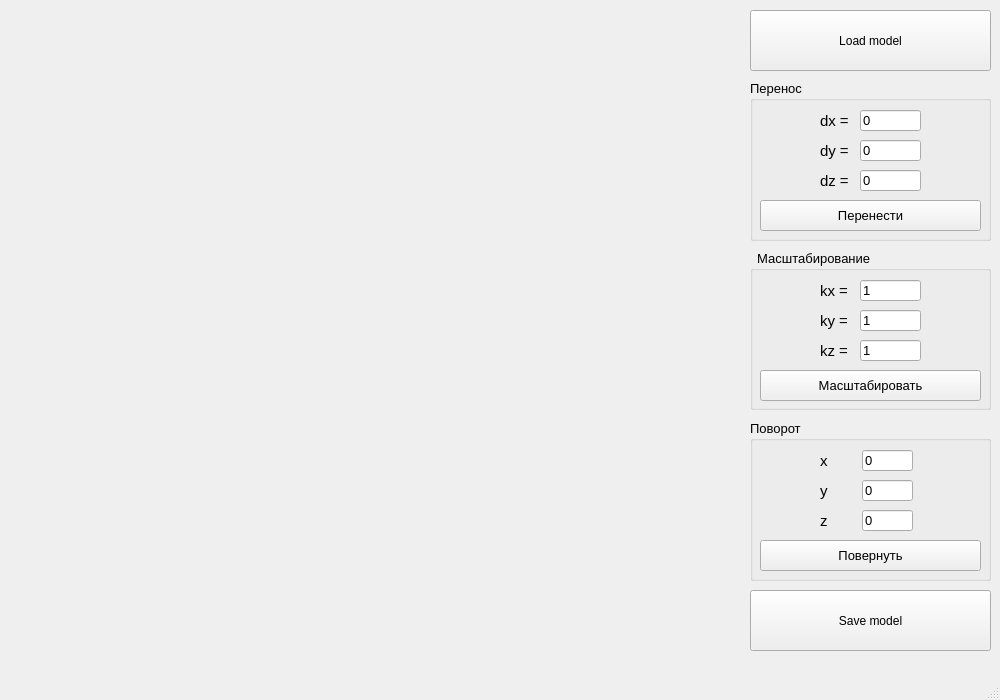
<?xml version="1.0" encoding="UTF-8"?>
<ui version="4.0">
 <class>MainWindow</class>
 <widget class="QMainWindow" name="MainWindow">
  <property name="geometry">
   <rect>
    <x>0</x>
    <y>0</y>
    <width>1000</width>
    <height>700</height>
   </rect>
  </property>
  <property name="windowTitle">
   <string>MainWindow</string>
  </property>
  <widget class="QWidget" name="centralwidget">
   <widget class="QWidget" name="gridLayoutWidget">
    <property name="geometry">
     <rect>
      <x>10</x>
      <y>10</y>
      <width>731</width>
      <height>641</height>
     </rect>
    </property>
    <layout class="QGridLayout" name="gridLayout"/>
   </widget>
   <widget class="QPushButton" name="load_model">
    <property name="geometry">
     <rect>
      <x>750</x>
      <y>10</y>
      <width>241</width>
      <height>61</height>
     </rect>
    </property>
    <property name="text">
     <string>Load model</string>
    </property>
   </widget>
   <widget class="QGroupBox" name="groupBox_2">
    <property name="geometry">
     <rect>
      <x>750</x>
      <y>250</y>
      <width>241</width>
      <height>160</height>
     </rect>
    </property>
    <property name="minimumSize">
     <size>
      <width>0</width>
      <height>160</height>
     </size>
    </property>
    <property name="font">
     <font>
      <pointsize>10</pointsize>
     </font>
    </property>
    <property name="title">
     <string>  Масштабирование</string>
    </property>
    <widget class="QLineEdit" name="kxEdit">
     <property name="geometry">
      <rect>
       <x>110</x>
       <y>30</y>
       <width>61</width>
       <height>21</height>
      </rect>
     </property>
     <property name="text">
      <string>1</string>
     </property>
    </widget>
    <widget class="QLabel" name="label_5">
     <property name="geometry">
      <rect>
       <x>70</x>
       <y>90</y>
       <width>41</width>
       <height>21</height>
      </rect>
     </property>
     <property name="font">
      <font>
       <pointsize>11</pointsize>
      </font>
     </property>
     <property name="text">
      <string>kz = </string>
     </property>
    </widget>
    <widget class="QPushButton" name="scaleButton">
     <property name="geometry">
      <rect>
       <x>10</x>
       <y>120</y>
       <width>221</width>
       <height>31</height>
      </rect>
     </property>
     <property name="text">
      <string>Масштабировать</string>
     </property>
    </widget>
    <widget class="QLineEdit" name="kyEdit">
     <property name="geometry">
      <rect>
       <x>110</x>
       <y>60</y>
       <width>61</width>
       <height>21</height>
      </rect>
     </property>
     <property name="text">
      <string>1</string>
     </property>
    </widget>
    <widget class="QLineEdit" name="kzEdit">
     <property name="geometry">
      <rect>
       <x>110</x>
       <y>90</y>
       <width>61</width>
       <height>21</height>
      </rect>
     </property>
     <property name="text">
      <string>1</string>
     </property>
    </widget>
    <widget class="QLabel" name="label_12">
     <property name="geometry">
      <rect>
       <x>70</x>
       <y>30</y>
       <width>41</width>
       <height>21</height>
      </rect>
     </property>
     <property name="font">
      <font>
       <pointsize>11</pointsize>
      </font>
     </property>
     <property name="text">
      <string>kx = </string>
     </property>
    </widget>
    <widget class="QLabel" name="label_13">
     <property name="geometry">
      <rect>
       <x>70</x>
       <y>60</y>
       <width>41</width>
       <height>21</height>
      </rect>
     </property>
     <property name="font">
      <font>
       <pointsize>11</pointsize>
      </font>
     </property>
     <property name="text">
      <string>ky = </string>
     </property>
    </widget>
   </widget>
   <widget class="QGroupBox" name="groupBox_3">
    <property name="geometry">
     <rect>
      <x>750</x>
      <y>80</y>
      <width>241</width>
      <height>161</height>
     </rect>
    </property>
    <property name="minimumSize">
     <size>
      <width>0</width>
      <height>160</height>
     </size>
    </property>
    <property name="font">
     <font>
      <pointsize>10</pointsize>
     </font>
    </property>
    <property name="title">
     <string>Перенос</string>
    </property>
    <widget class="QLabel" name="label_9">
     <property name="geometry">
      <rect>
       <x>70</x>
       <y>90</y>
       <width>41</width>
       <height>21</height>
      </rect>
     </property>
     <property name="font">
      <font>
       <pointsize>11</pointsize>
      </font>
     </property>
     <property name="text">
      <string>dz = </string>
     </property>
    </widget>
    <widget class="QLabel" name="label_20">
     <property name="geometry">
      <rect>
       <x>70</x>
       <y>30</y>
       <width>41</width>
       <height>21</height>
      </rect>
     </property>
     <property name="font">
      <font>
       <pointsize>11</pointsize>
      </font>
     </property>
     <property name="text">
      <string>dx = </string>
     </property>
    </widget>
    <widget class="QLineEdit" name="dzEdit">
     <property name="geometry">
      <rect>
       <x>110</x>
       <y>90</y>
       <width>61</width>
       <height>21</height>
      </rect>
     </property>
     <property name="text">
      <string>0</string>
     </property>
    </widget>
    <widget class="QLabel" name="label_21">
     <property name="geometry">
      <rect>
       <x>70</x>
       <y>60</y>
       <width>41</width>
       <height>21</height>
      </rect>
     </property>
     <property name="font">
      <font>
       <pointsize>11</pointsize>
      </font>
     </property>
     <property name="text">
      <string>dy = </string>
     </property>
    </widget>
    <widget class="QLineEdit" name="dxEdit">
     <property name="geometry">
      <rect>
       <x>110</x>
       <y>30</y>
       <width>61</width>
       <height>21</height>
      </rect>
     </property>
     <property name="text">
      <string>0</string>
     </property>
    </widget>
    <widget class="QLineEdit" name="dyEdit">
     <property name="geometry">
      <rect>
       <x>110</x>
       <y>60</y>
       <width>61</width>
       <height>21</height>
      </rect>
     </property>
     <property name="text">
      <string>0</string>
     </property>
    </widget>
    <widget class="QPushButton" name="moveButton">
     <property name="geometry">
      <rect>
       <x>10</x>
       <y>120</y>
       <width>221</width>
       <height>31</height>
      </rect>
     </property>
     <property name="text">
      <string>Перенести</string>
     </property>
    </widget>
   </widget>
   <widget class="QGroupBox" name="groupBox">
    <property name="geometry">
     <rect>
      <x>750</x>
      <y>420</y>
      <width>241</width>
      <height>161</height>
     </rect>
    </property>
    <property name="font">
     <font>
      <pointsize>10</pointsize>
     </font>
    </property>
    <property name="title">
     <string>Поворот</string>
    </property>
    <widget class="QLabel" name="label_2">
     <property name="geometry">
      <rect>
       <x>70</x>
       <y>30</y>
       <width>41</width>
       <height>21</height>
      </rect>
     </property>
     <property name="font">
      <font>
       <pointsize>11</pointsize>
      </font>
     </property>
     <property name="text">
      <string>х</string>
     </property>
    </widget>
    <widget class="QLabel" name="label_3">
     <property name="geometry">
      <rect>
       <x>70</x>
       <y>60</y>
       <width>41</width>
       <height>21</height>
      </rect>
     </property>
     <property name="font">
      <font>
       <pointsize>11</pointsize>
      </font>
     </property>
     <property name="text">
      <string>y</string>
     </property>
    </widget>
    <widget class="QLineEdit" name="rot_xEdit">
     <property name="geometry">
      <rect>
       <x>112</x>
       <y>30</y>
       <width>51</width>
       <height>21</height>
      </rect>
     </property>
     <property name="text">
      <string>0</string>
     </property>
    </widget>
    <widget class="QLineEdit" name="rot_yEdit">
     <property name="geometry">
      <rect>
       <x>112</x>
       <y>60</y>
       <width>51</width>
       <height>21</height>
      </rect>
     </property>
     <property name="text">
      <string>0</string>
     </property>
    </widget>
    <widget class="QLineEdit" name="rot_zEdit">
     <property name="geometry">
      <rect>
       <x>112</x>
       <y>90</y>
       <width>51</width>
       <height>21</height>
      </rect>
     </property>
     <property name="text">
      <string>0</string>
     </property>
    </widget>
    <widget class="QLabel" name="label_4">
     <property name="geometry">
      <rect>
       <x>70</x>
       <y>90</y>
       <width>41</width>
       <height>21</height>
      </rect>
     </property>
     <property name="font">
      <font>
       <pointsize>11</pointsize>
      </font>
     </property>
     <property name="text">
      <string>z</string>
     </property>
    </widget>
    <widget class="QPushButton" name="rotateButton">
     <property name="geometry">
      <rect>
       <x>10</x>
       <y>120</y>
       <width>221</width>
       <height>31</height>
      </rect>
     </property>
     <property name="text">
      <string>Повернуть</string>
     </property>
    </widget>
   </widget>
   <widget class="QPushButton" name="save_model">
    <property name="geometry">
     <rect>
      <x>750</x>
      <y>590</y>
      <width>241</width>
      <height>61</height>
     </rect>
    </property>
    <property name="text">
     <string>Save model</string>
    </property>
   </widget>
  </widget>
  <widget class="QMenuBar" name="menubar">
   <property name="geometry">
    <rect>
     <x>0</x>
     <y>0</y>
     <width>1000</width>
     <height>20</height>
    </rect>
   </property>
  </widget>
  <widget class="QStatusBar" name="statusbar"/>
 </widget>
 <resources/>
 <connections/>
</ui>
